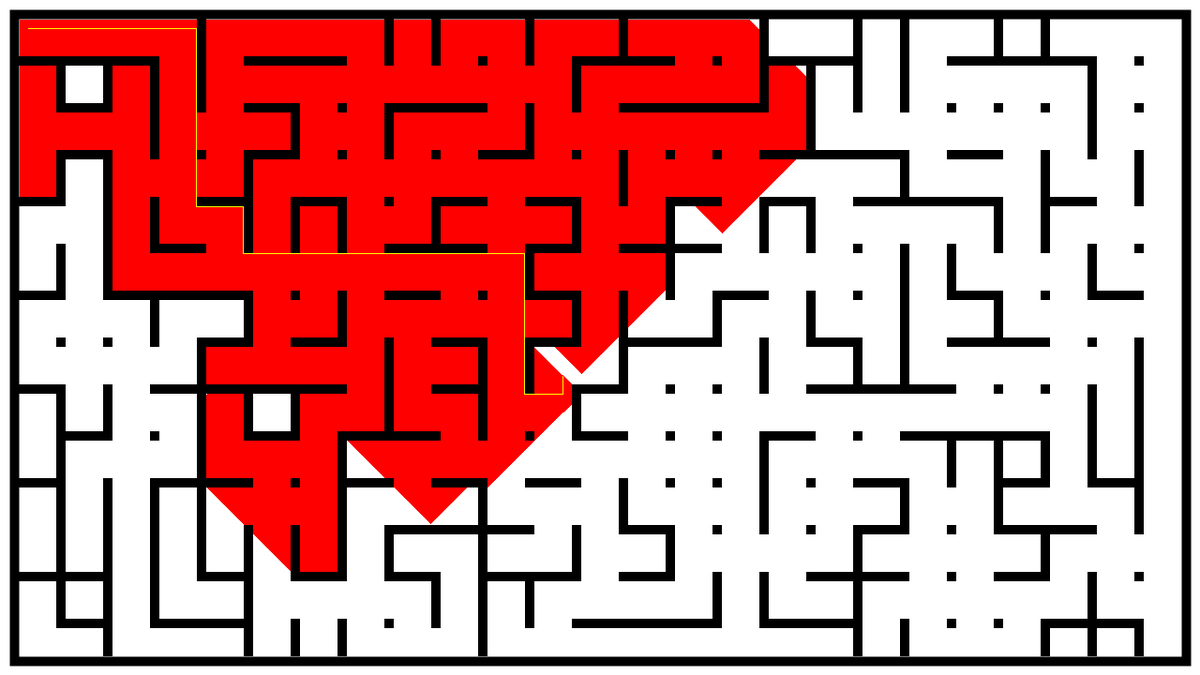
Frame 1 (no input)
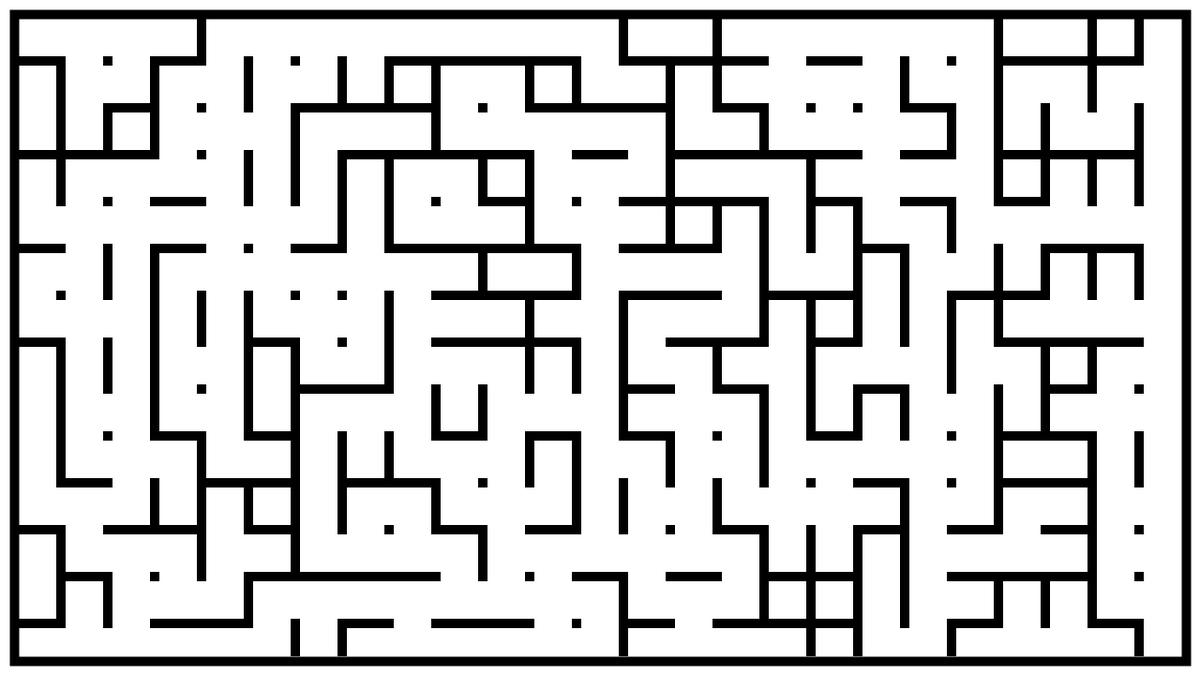
Frame 2 (the mouse pressed at the canvas centre, redrawn once)

The Processing sketch that drew these frames (run headless with seeded random() and noise(); the mouse was pressed at the canvas centre and the sketch redrawn once):

// Processing sketch: labyrinth
// ── labyrinth.pde
RingBuffer rbuf;

int lin(int x, int y)
{
  return x + y * width;
}

int delinx(int l)
{
  return l % width;
}

int deliny(int l)
{
  return l / width;
}

int[] flood(color[] p, int x, int y, int[] steps)
{
  rbuf.clr();
  Steps firstStep = new Steps(lin(x, y), steps);
  rbuf.push(firstStep);

  while (!rbuf.isempty ())
  {
    Steps l = rbuf.pop();
    x = delinx(l.getCurrent());
    y = deliny(l.getCurrent());

    if (x >= 0 && x < width && y >= 0 && y < height)
    {
      color test = color(255, 255, 255);
      float rc = red(p[lin(x, y)]);
      float gc = green(p[lin(x, y)]);
      float bc = blue(p[lin(x, y)]);

      float rt = red(test);
      float gt = green(test);
      float bt = blue(test);
      if (dist(rc, gc, bc, rt, gt, bt) <= 50)
      {
        int[] stepAdded = append(l.getSteps(), lin(x, y));
        p[lin(x, y)] = color(255, 0, 0);
        Steps nextStep1 = new Steps(lin(x - 1, y), stepAdded);
        rbuf.push(nextStep1);
        Steps nextStep2 = new Steps(lin(x + 1, y), stepAdded);
        rbuf.push(nextStep2);
        Steps nextStep3 = new Steps(lin(x, y - 1), stepAdded);
        rbuf.push(nextStep3);
        Steps nextStep4 = new Steps(lin(x, y + 1), stepAdded);
        rbuf.push(nextStep4);
      }
      if (x == 600 && y == 400) {
        return l.getSteps();
      }
    }
  }
  steps = new int[1];
  return steps;
}

void drawLab() {
  background(255, 255, 255);
  pushStyle();
  noStroke();
  fill(0, 0, 0);
  translate(20, 20);
  for (int w = 40; w < width-50; w+=50) {
    rect(w, 0, 10, 680);
    for (int i = 0; i <= 680/50; i++) {
      pushStyle();
      fill(255, 255, 255);
      if (random(1) >= 0.4) rect(w, 50*i, 10, 40);
      popStyle();
    }
  }
  for (int h = 40; h < height-30; h+=50) {
    rect(0, h, 1200, 10);
    for (int i = 0; i <= 1200/50; i++) {
      pushStyle();
      fill(255, 255, 255);
      if (random(1) >= 0.4) rect(50*i, h, 40, 10);
      popStyle();
    }
  }
  noFill();
  strokeWeight(10);
  noSmooth();
  stroke(0, 0, 0);
  translate(-20, -20);
  rect(15, 15, width-30, height-30);
  popStyle();
}

void setup() {
  size(1280, 720);
  background(255, 255, 255);
  rbuf = new RingBuffer(width*height);
}

void draw() {
  drawLab();
  loadPixels();
  
  int[] start = {lin(30, 30)};
  int[] wayFound = flood(pixels, 30, 30, start);
  println(wayFound);

  if (wayFound.length > 1) {
    updatePixels();
    stroke(255,255,0);
    for(int i = 1; i < wayFound.length; i++){
      line(delinx(wayFound[i-1]), deliny(wayFound[i-1]), delinx(wayFound[i]), deliny(wayFound[i]));
    }
    noLoop();
  }
}


// ── RingBuffer.pde
class RingBuffer // queue
{
  Steps[] buf;
  int start;
  int end;

  RingBuffer(int sz)
  {
    buf = new Steps[sz];
    start = 0;
    end = 0;
  }
  
  boolean isempty()
  {
    return start == end;
  }

  void clr()
  {
    start = 0;
    end = 0;
  }

  void push(Steps val)
  {
    buf[end] = val;
    end = (end + 1) % buf.length;
  }
  
  Steps pop()
  {
    Steps val = buf[start];
    start = (start + 1) % buf.length;
    return val;
  }
}

// ── Step.pde
class Steps
{
  int current;
  int[] steps;
  
  Steps(int c, int[] s){
    current = c;
    steps = s;
  }
  
  int getCurrent(){
    return current;
  }
  
  int[] getSteps(){
    return steps;
  }
}
